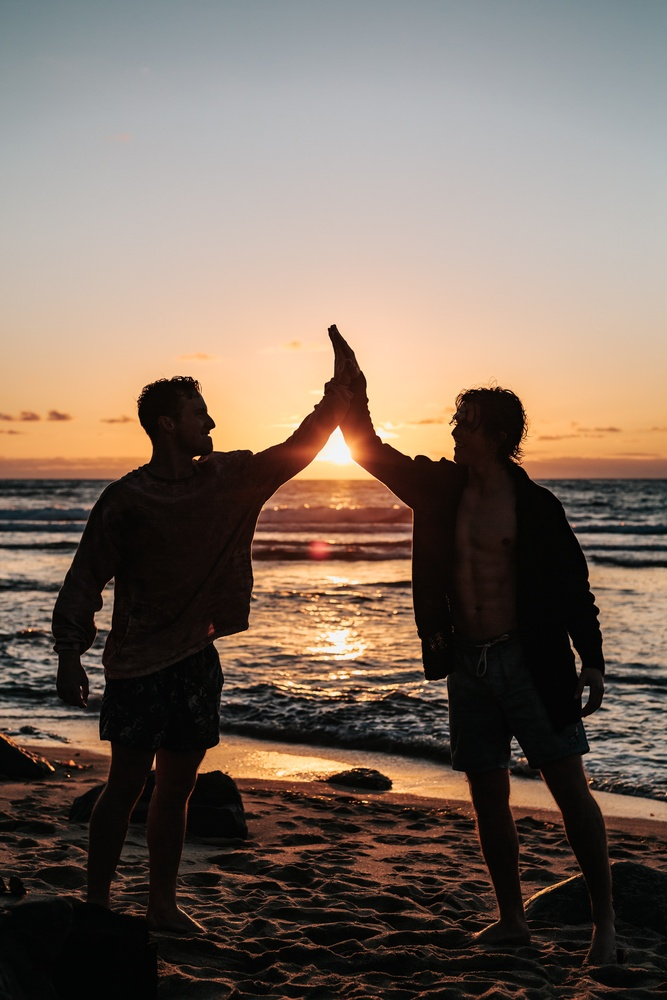
#> input picture python/1imagensEntrada/18.jpg, 667 x 1000 px, shrunk from 3691 x 5536 before the run
$ python gerarHistograma.py
#> lines starting #> are read from the running program, lines starting #| are printed output that depends on the picture
#> further down, img is the input picture: shape (1000, 667, 3); mean B, G, R 94.8, 106.3, 121.9
import cv2
import os
import numpy as np
from matplotlib import pyplot as plt
from pylab import *
import sys
from absl import app, flags, logging
from absl.flags import FLAGS

def Histograma(imagem, dirPlot):
#> called with dirPlot = './../histograma_output_CLAHE_2_(8).jpg'
    img = cv2.cvtColor(imagem, cv2.COLOR_RGB2GRAY)
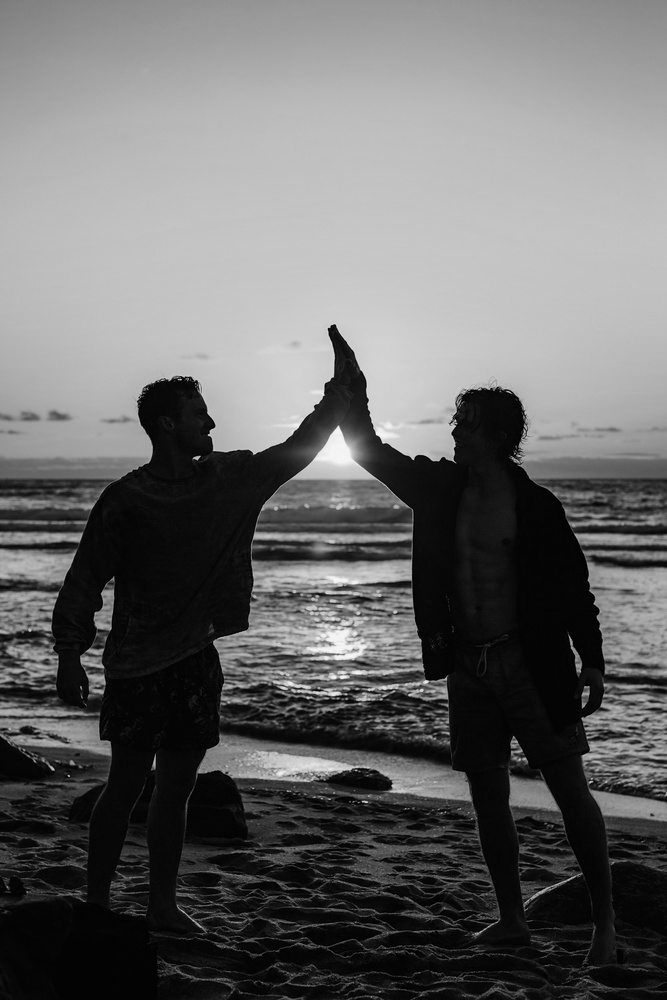
#> img: shape (1000, 667); min 0, max 248, mean 104.6
    hist = cv2.calcHist([img], [0], None, [256], [0, 256]).astype(int)
#> hist = 256 values, max 20059 at index 5, min 0 at index 249, mean 2605.5

    plt.plot(hist)
    plt.savefig(fname=dirPlot)  # Projeto
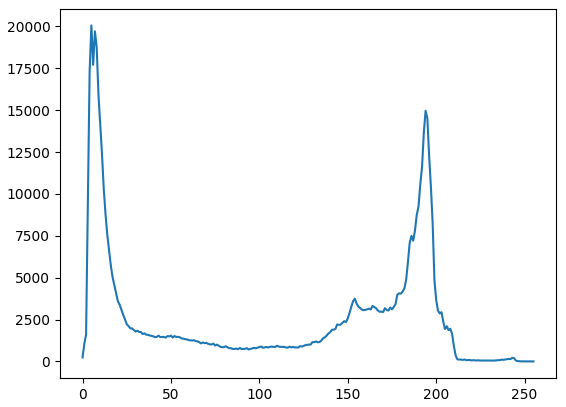
#> figure drawn by matplotlib, 1 panel; curve peaks at x = 5, y = 20059
    plt.close()

    total = 0
    for i in range(len(hist)):
        total += hist[i]
#> this loop made 256 passes
#> total on passes 1 to 3: [236], [1276], [2890]
#> after the loop, total = [667000]

    return hist, total

img = cv2.imread("./../1imagensEntrada/18.jpg")

histo, total = Histograma(img, "./../histograma_output_CLAHE_2_(8).jpg")
#> histo has the same summary as hist in Histograma; total = [667000]

$ run again, with python/1imagensEntrada/01.jpg copied over python/1imagensEntrada/18.jpg
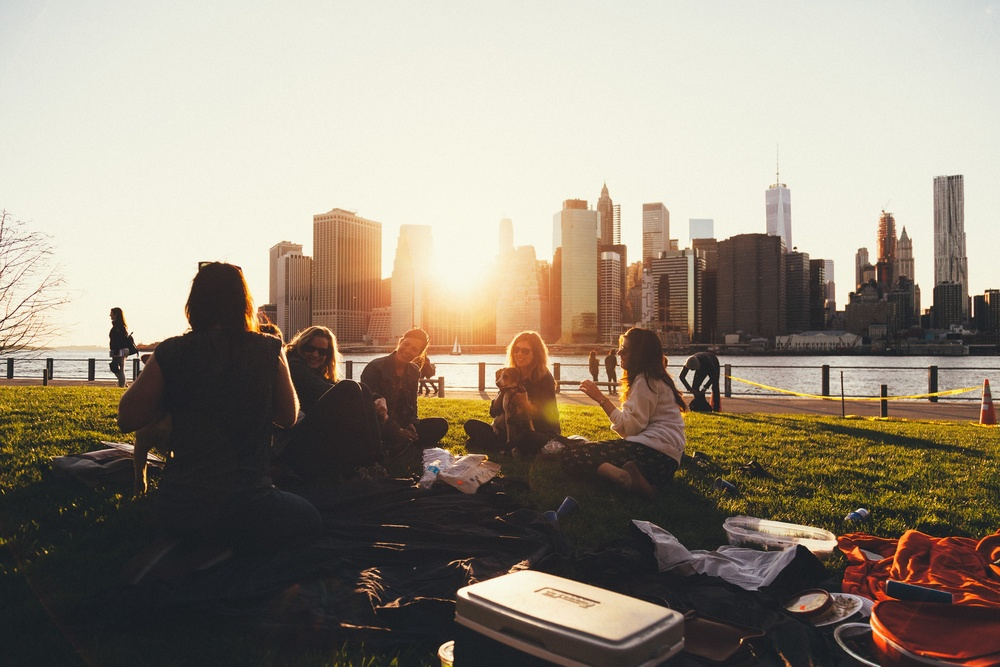
#> input picture python/1imagensEntrada/01.jpg, 1000 x 667 px, shrunk from 3000 x 2000 before the run
#> img is the input picture: shape (667, 1000, 3); mean B, G, R 124.6, 139, 149.3
#> in Histograma, `img = cv2.cvtColor(imagem, cv2.COLOR_RGB2GRAY)`:
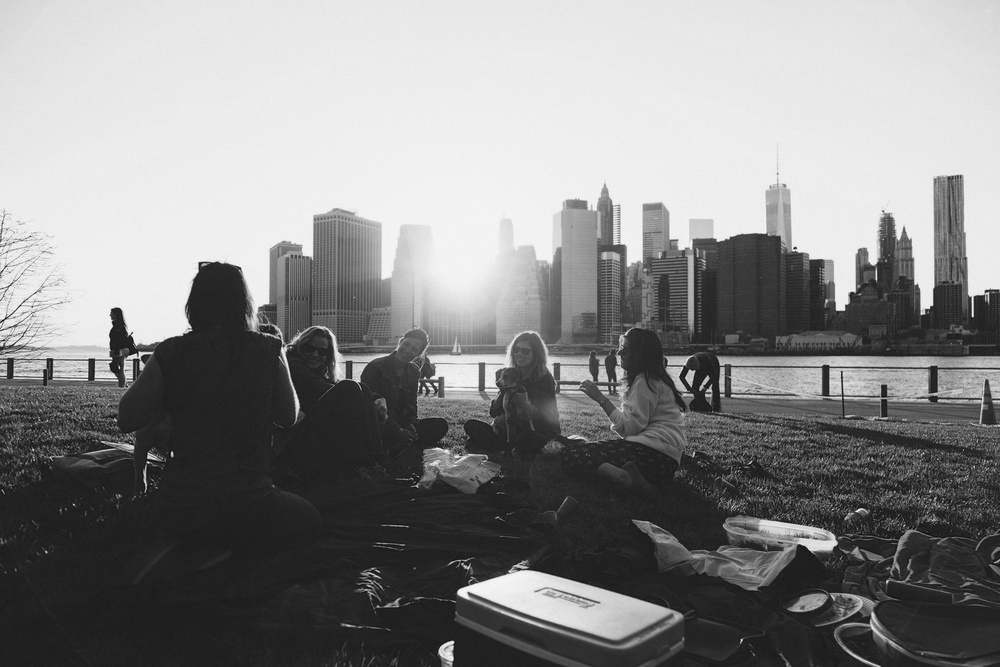
#> img: shape (667, 1000); min 11, max 250, mean 135.8
#> hist = 256 values, max 28172 at index 237, min 0 at index 0, mean 2605.5
#> in Histograma, `plt.savefig(fname=dirPlot)`:
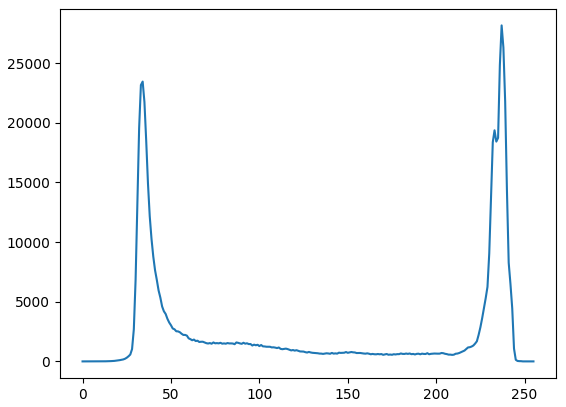
#> figure drawn by matplotlib, 1 panel; curve peaks at x = 237, y = 28172
#> the loop in Histograma, `for i in range(len(hist)):` made 256 passes
#> total on passes 1 to 3: [0], [0], [0]
#> after the loop in Histograma, `for i in range(len(hist)):`: total = [667000]
#> `histo, total = Histograma(img, "./../histograma_output_CLAHE_2_(8).jpg")`: histo has the same summary as hist in Histograma

$ run again, with python/1imagensEntrada/02.jpg copied over python/1imagensEntrada/18.jpg
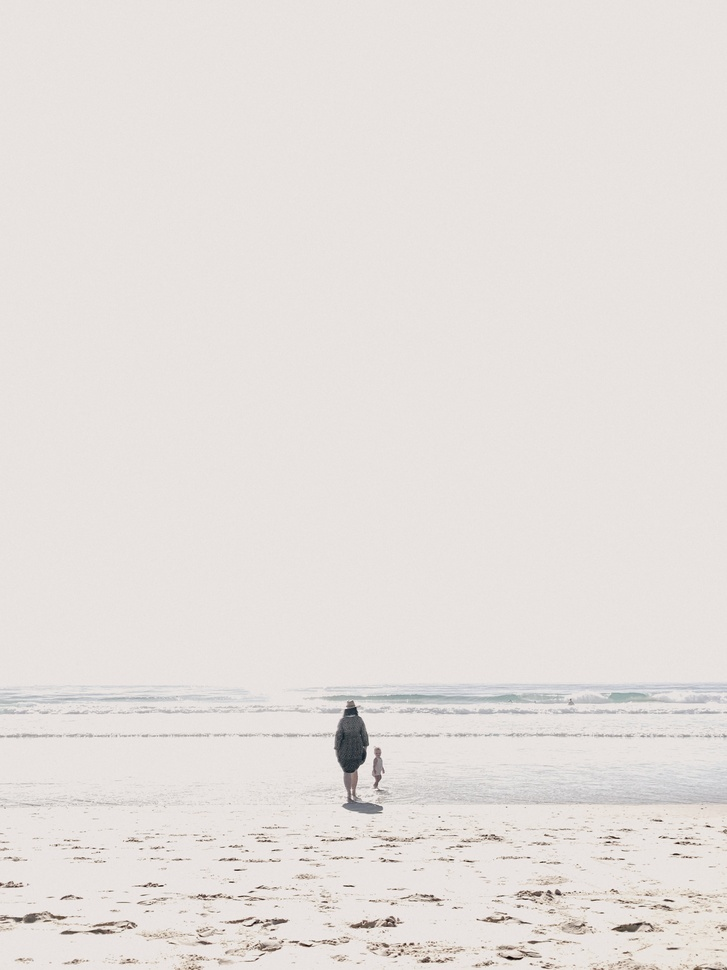
#> input picture python/1imagensEntrada/02.jpg, 727 x 970 px, shrunk from 2960 x 3947 before the run
#> img is the input picture: shape (970, 727, 3); mean B, G, R 221.2, 224.3, 229.4
#> img: shape (970, 727)
#> hist = 256 values, max 254545 at index 227, min 0 at index 0, mean 2754.6
#> in Histograma, `plt.savefig(fname=dirPlot)`:
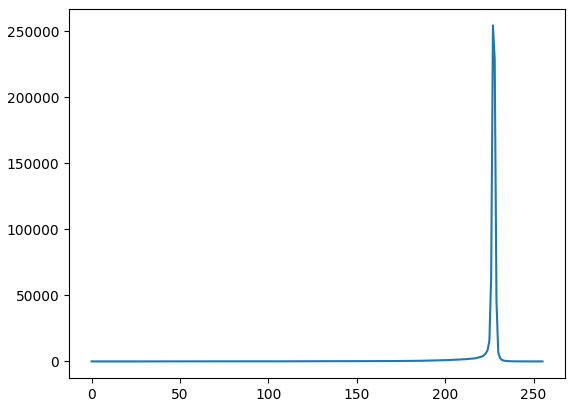
#> figure drawn by matplotlib, 1 panel; curve peaks at x = 227, y = 254545
#> the loop in Histograma, `for i in range(len(hist)):` made 256 passes
#> total on passes 1 to 3: [0], [3], [3]
#> after the loop in Histograma, `for i in range(len(hist)):`: total = [705190]
#> `histo, total = Histograma(img, "./../histograma_output_CLAHE_2_(8).jpg")`: histo has the same summary as hist in Histograma

$ run again, with python/1imagensEntrada/03.jpg copied over python/1imagensEntrada/18.jpg
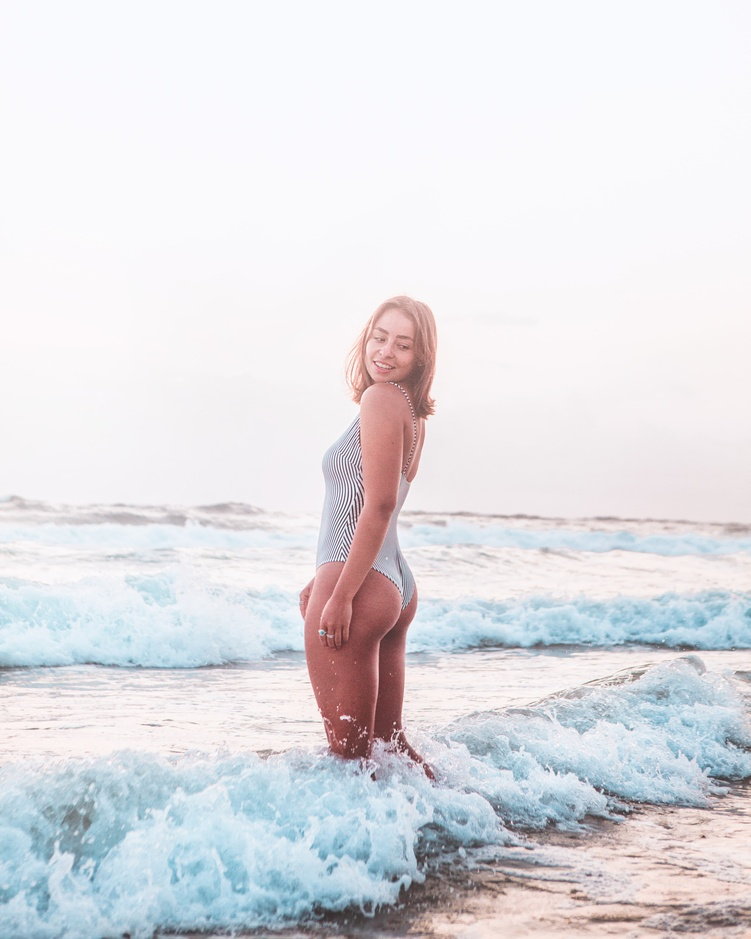
#> input picture python/1imagensEntrada/03.jpg, 751 x 939 px, shrunk from 3744 x 4680 before the run
#> img is the input picture: shape (939, 751, 3); mean B, G, R 228.2, 224.1, 224.7
#> in Histograma, `img = cv2.cvtColor(imagem, cv2.COLOR_RGB2GRAY)`:
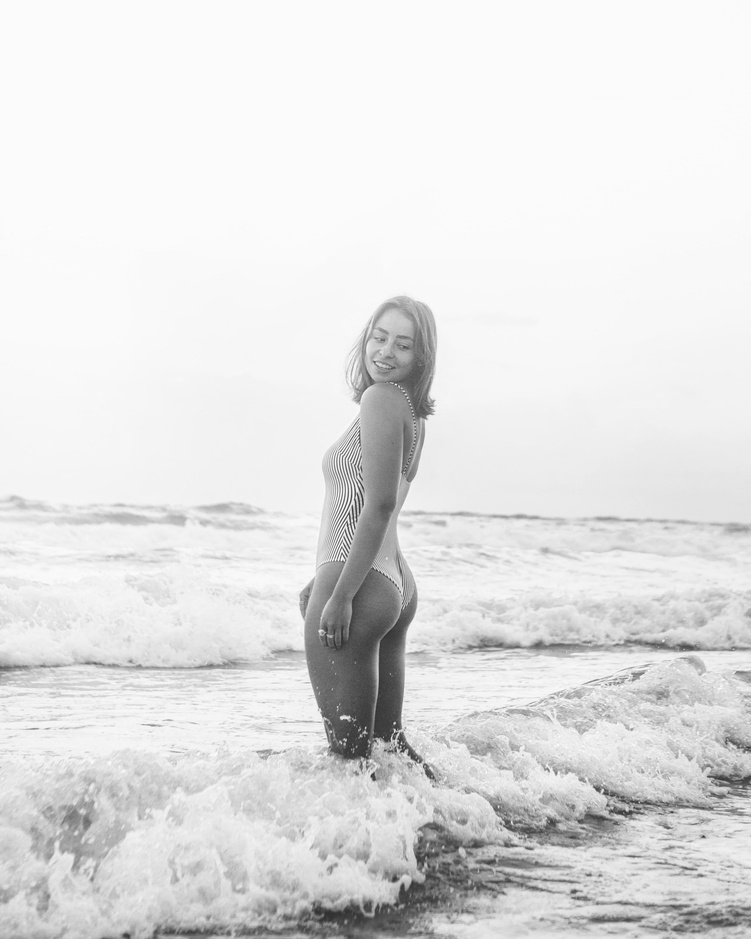
#> img: shape (939, 751); min 46, max 255, mean 225.5
#> hist = 256 values, max 160269 at index 251, min 0 at index 0, mean 2754.6
#> in Histograma, `plt.savefig(fname=dirPlot)`:
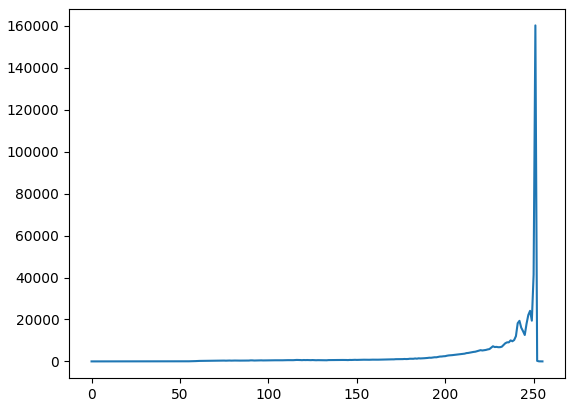
#> figure drawn by matplotlib, 1 panel; curve peaks at x = 251, y = 160269
#> the loop in Histograma, `for i in range(len(hist)):` made 256 passes
#> total on passes 1 to 3: [0], [0], [0]
#> after the loop in Histograma, `for i in range(len(hist)):`: total = [705189]
#> `histo, total = Histograma(img, "./../histograma_output_CLAHE_2_(8).jpg")`: histo has the same summary as hist in Histograma
